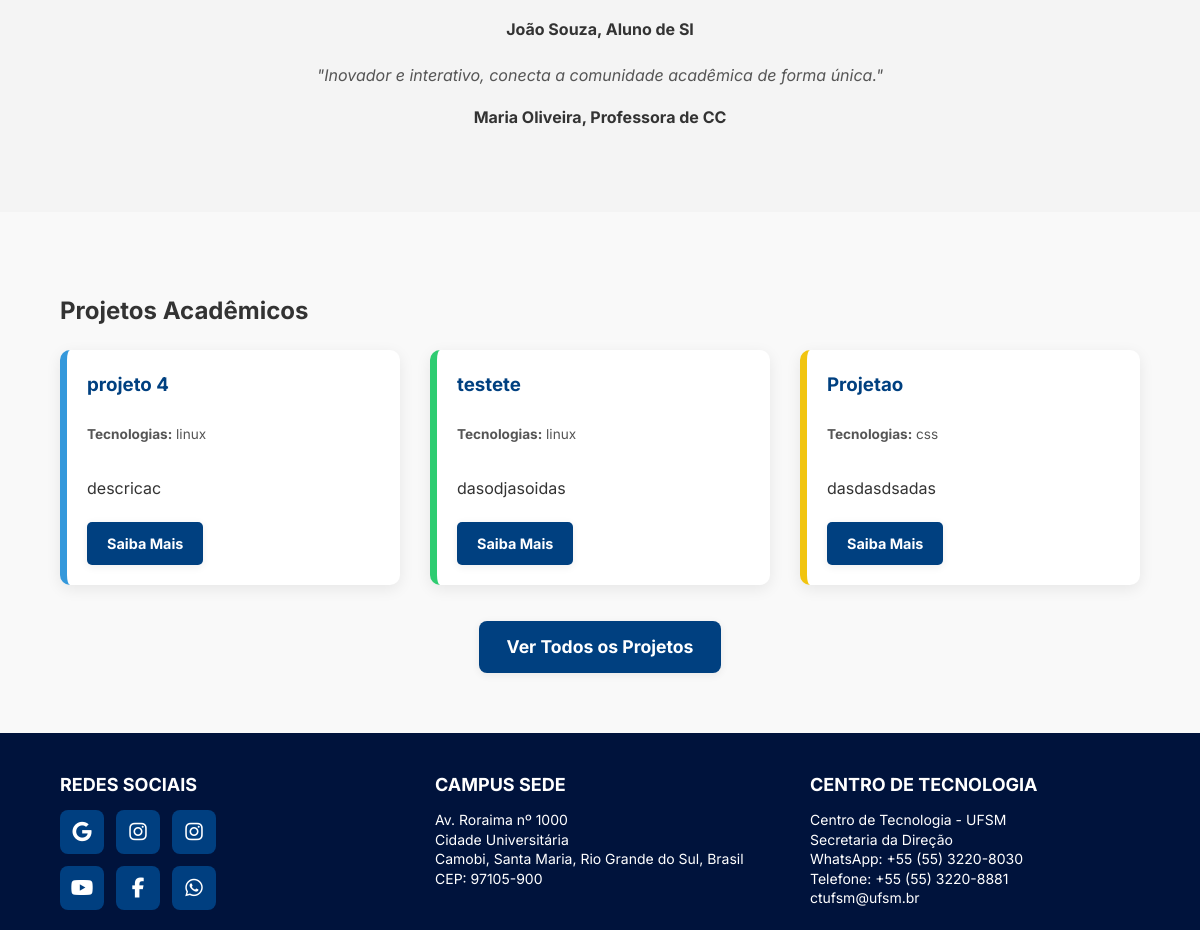
The app's page / (lower part), older data.
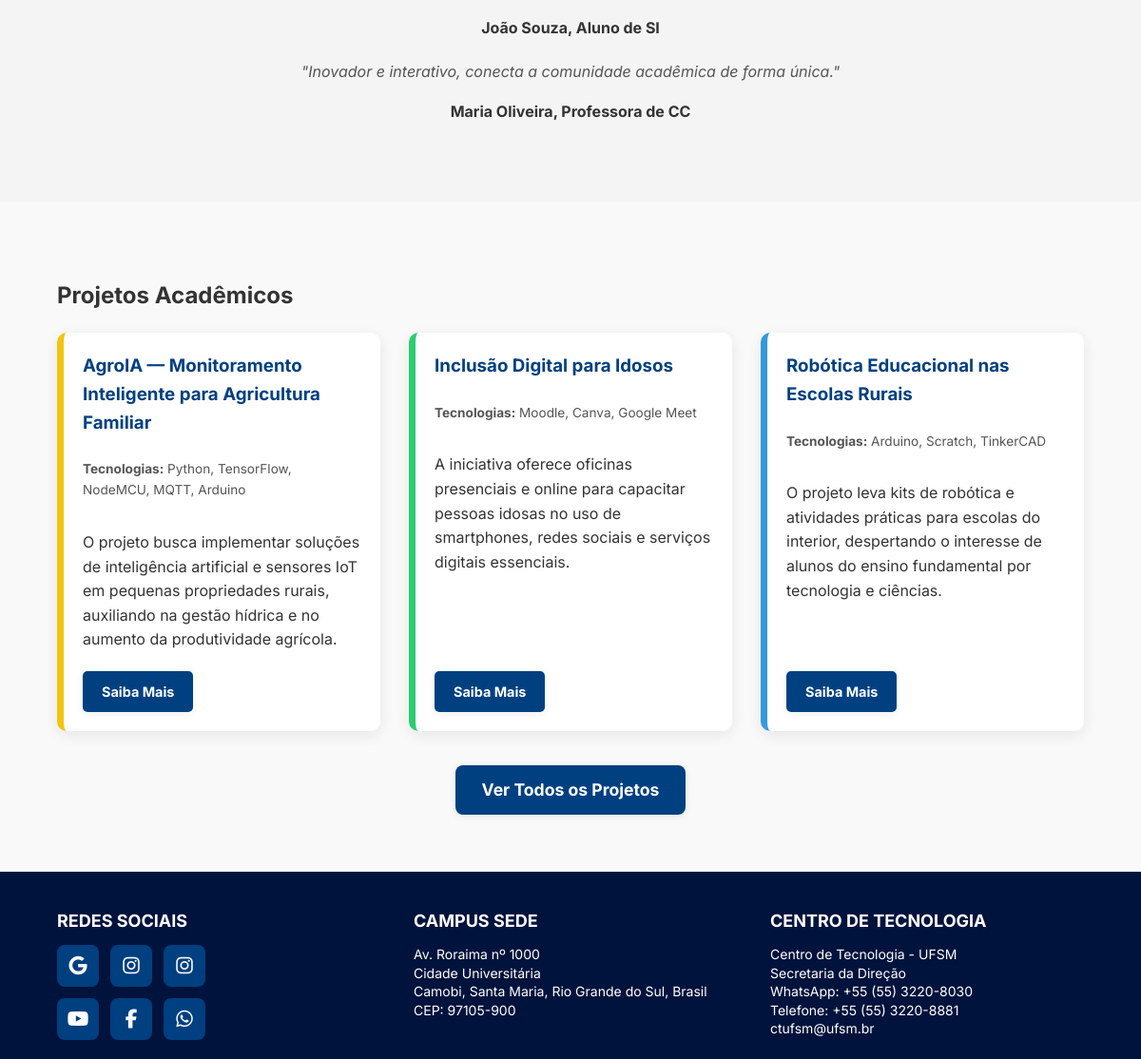
The same page, newer data.
### site_inf/models.py (models this page shows, shortened)
class Projeto(models.Model):
    CATEGORIA_ENSINO = 'ENSINO'
    CATEGORIA_EXTENSAO = 'EXTENSAO'
    CATEGORIA_PESQUISA = 'PESQUISA'
    CATEGORIA_CHOICES = [
        (CATEGORIA_ENSINO, 'Ensino'),
        (CATEGORIA_EXTENSAO, 'Extensão'),
        (CATEGORIA_PESQUISA, 'Pesquisa'),
    ]
    titulo = models.CharField(max_length=100)
    descricao = models.TextField()
    tecnologias = models.CharField(max_length=255)
    link = models.URLField(blank=True)
    imagem = models.ImageField(upload_to='projetos/', blank=True, null=True)
    criado_em = models.DateTimeField(auto_now_add=True)
    categoria = models.CharField(
        max_length=20,
        choices=CATEGORIA_CHOICES,
        default=CATEGORIA_PESQUISA,
        verbose_name="Categoria do Projeto"
    )

### site_inf/views.py (the view)
# urls.py: path('', views.index, name='index'),
def index(request):
    posts = PostBlog.objects.all().order_by('-id')
    projetos = Projeto.objects.all().order_by('-criado_em')[:3]
    return render(request, 'site_inf/pages/index.html', {'projetos': projetos, 'posts': posts})

### site_inf/templates/site_inf/pages/index.html (shortened to what this page needs)
{% extends "site_inf/base.html" %}
{% load static %}
{% block content %}
  {% load static %}
  <!DOCTYPE html>
  <html lang="pt-br">
  <head>
      <link rel="stylesheet" href="{% static 'site_inf/css/slider.css' %}">
      <link rel="stylesheet" href="https://cdnjs.cloudflare.com/ajax/libs/font-awesome/6.5.0/css/all.min.css">
  </head>
  <body>
  </body>
  </html>
  <section id="depoimentos" class="testimonials">
    <div class="container">
      <div class="testimonial-item">
        <h4>João Souza, Aluno de SI</h4>
      </div>
      <div class="testimonial-item">
        <p>"Inovador e interativo, conecta a comunidade acadêmica de forma única."</p>
        <h4>Maria Oliveira, Professora de CC</h4>
      </div>
    </div>
  </section>
  <section id="projetos" class="projects">
    <div class="container">
      <h2 class="section-title">Projetos Acadêmicos</h2>
        <div class="project-grid">
          {% for projeto in projetos|slice:":3" %}
            <div class="project-item project-item--{{ projeto.categoria|lower }}">
              <div class="project-item__content">
                <h3>{{ projeto.titulo }}</h3>
                <p class="tech"><strong>Tecnologias:</strong> {{ projeto.tecnologias }}</p>
                <p class="project-item__description">{{ projeto.descricao|truncatewords:25 }}</p>
                <a href="{% url 'site_inf:projeto_detail' projeto.id %}" class="btn">Saiba Mais</a>
              </div>
            </div>
          {% empty %}
            <p class="no-projects">Nenhum projeto cadastrado ainda.</p>
          {% endfor %}
        </div>
      <div class="view-all">
        <a href="{% url 'site_inf:projetos' %}" class="btn">Ver Todos os Projetos</a>
      </div>
    </div>
  </section>
{% endblock %}

Row changes from the older to the newer data that the page shows:
changed Projeto: categoria "ENSINO" → "PESQUISA" (drawn); titulo "projeto 4" → "AgroIA — Monitoramento Inteligente para Agricultura Familiar"; tecnologias "linux" → "Python, TensorFlow, NodeMCU, MQTT, Arduino"; descricao "descricac" → "O projeto busca implementar soluções de inteligência artificial e sensores IoT em pequenas propriedades rurais, auxiliando na gestão hídrica e no aumento da produtividade agrícola."
changed Projeto: titulo "testete" → "Inclusão Digital para Idosos"; tecnologias "linux" → "Moodle, Canva, Google Meet"; descricao "dasodjasoidas" → "A iniciativa oferece oficinas presenciais e online para capacitar pessoas idosas no uso de smartphones, redes sociais e serviços digitais essenciais."
changed Projeto: categoria "PESQUISA" → "ENSINO" (drawn); titulo "Projetao" → "Robótica Educacional nas Escolas Rurais"; tecnologias "css" → "Arduino, Scratch, TinkerCAD"; descricao "dasdasdsadas" → "O projeto leva kits de robótica e atividades práticas para escolas do interior, despertando o interesse de alunos do ensino fundamental por tecnologia e ciências."
